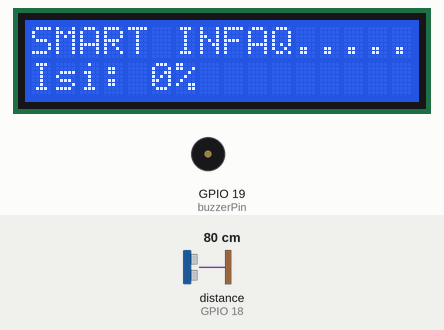
Recording of a sketch running on a simulated ESP32. Shown: 16×2 character LCD, buzzer (waves = sounding). Wiring (from diagram.json): ultrasonic range finder: trigger GPIO 5; echo GPIO 18. The test bench sets the inputs (shaded band); at power-on: distance to the obstacle (sensor on GPIO 18) 80 cm. The echo pulse lasts 58.3 µs per cm; WiFi joins after 1.5 s; servers stay silent unless stated; no MQTT or app messages arrive unless stated; what the sketch prints to the serial monitor is not drawn.

Above: at 2.7 s.
2.8 s: distance to the obstacle (sensor on GPIO 18) set to 6 cm
At 4.0 s:
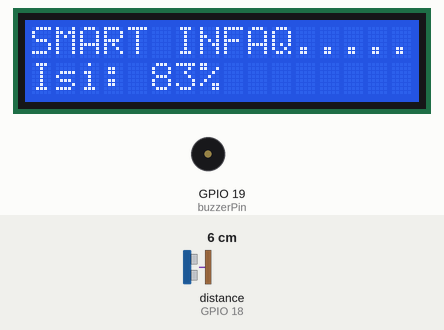
5.5 s: distance to the obstacle (sensor on GPIO 18) set to 3 cm
At 6.8 s:
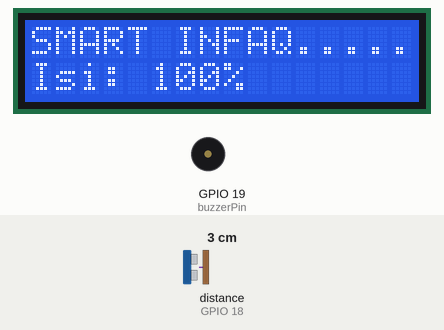
11.4 s: distance to the obstacle (sensor on GPIO 18) set to 4 cm
At 13.3 s:
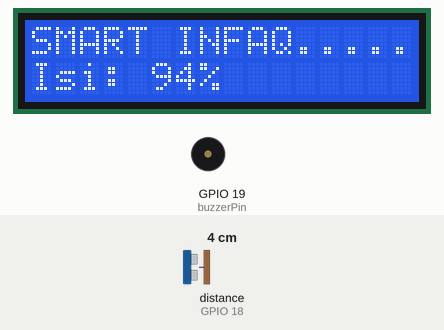
Timing chart, 0 to 20.1 s (numbered marks = the images above; inputs shaded):
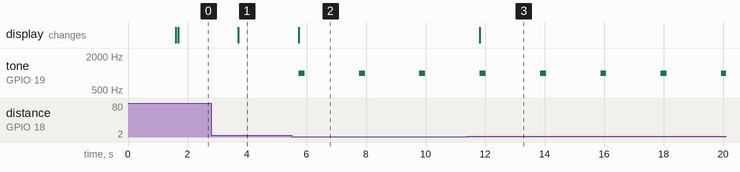

The sketch:

sketch.ino
```cpp
#include <WiFi.h>
#include <PubSubClient.h>
#include <LiquidCrystal_I2C.h>

// Konfigurasi WiFi Wokwi
const char* ssid = "Wokwi-GUEST";
const char* password = "";
// Menggunakan Broker Publik Gratis (Broker HiveMQ)
const char* mqtt_server = "broker.hivemq.com";

WiFiClient espClient;
PubSubClient client(espClient);
LiquidCrystal_I2C lcd(0x27, 16, 2);

const int trigPin = 5;
const int echoPin = 18;
const int buzzerPin = 19;
const int tinggiKotak = 20; // Asumsi tinggi kotak amal 20cm

void setup() {
  Serial.begin(115200);
  pinMode(trigPin, OUTPUT);
  pinMode(echoPin, INPUT);
  pinMode(buzzerPin, OUTPUT);

  lcd.init();
  lcd.backlight();

  // Koneksi WiFi
  lcd.setCursor(0, 0);
  lcd.print("Menghubungkan...");
  WiFi.begin(ssid, password);
  while (WiFi.status() != WL_CONNECTED) {
    delay(500);
    Serial.print(".");
  }
  lcd.clear();
  lcd.print("WiFi Terkoneksi!");


  client.setServer(mqtt_server, 1883);
}

void reconnect() {
  while (!client.connected()) {
    Serial.print("Mencoba MQTT...");
    // ID Client unik untuk lomba
    if (client.connect("IoT_Ramadhan_Charity_001")) {
      Serial.println("Terhubung!");
    } else {
      delay(5000);
    }
  }
}

void loop() {
  if (!client.connected()) reconnect();
  client.loop();

  // Baca Sensor
  digitalWrite(trigPin, LOW);
  delayMicroseconds(2);
  digitalWrite(trigPin, HIGH);
  delayMicroseconds(10);
  digitalWrite(trigPin, LOW);
  long duration = pulseIn(echoPin, HIGH);
  int jarak = duration * 0.034 / 2;

  // Hitung Persentase (map: jika jarak 20cm = 0%, jika jarak 2cm = 100%)
  int isiPersen = map(jarak, tinggiKotak, 2, 0, 100);
  isiPersen = constrain(isiPersen, 0, 100);

  // Tampilan LCD
  lcd.setCursor(0, 0);
  lcd.print("SMART INFAQ......");
  lcd.setCursor(0, 1);
  lcd.print("Isi: " + String(isiPersen) + "%   ");

  // Publish ke MQTT
  String payload = String(isiPersen);
  client.publish("smartinfaq/kika/charity", payload.c_str());

  // Logika Buzzer (Alarm jika penuh)
  if (isiPersen > 90) {
    tone(buzzerPin, 1000, 200);
  }

  delay(2000); // Kirim data tiap 2 detik
}
```

Measured:
- the behaviour switches between 5 and 4 cm on distance to the obstacle (sensor on GPIO 18) (found by bisection; images 1 and 2)
- after the input at 2.8 s, the display: changes after 0.91 s (image 1)
- after the input at 5.5 s, tone on GPIO 19 (buzzerPin): alternates 1000 Hz for 0.20 s and silent for 1.8 s, starting after 0.24 s; the display: changes after 0.24 s (image 2)
- after the input at 11.4 s, the display: changes after 0.43 s (image 3)
